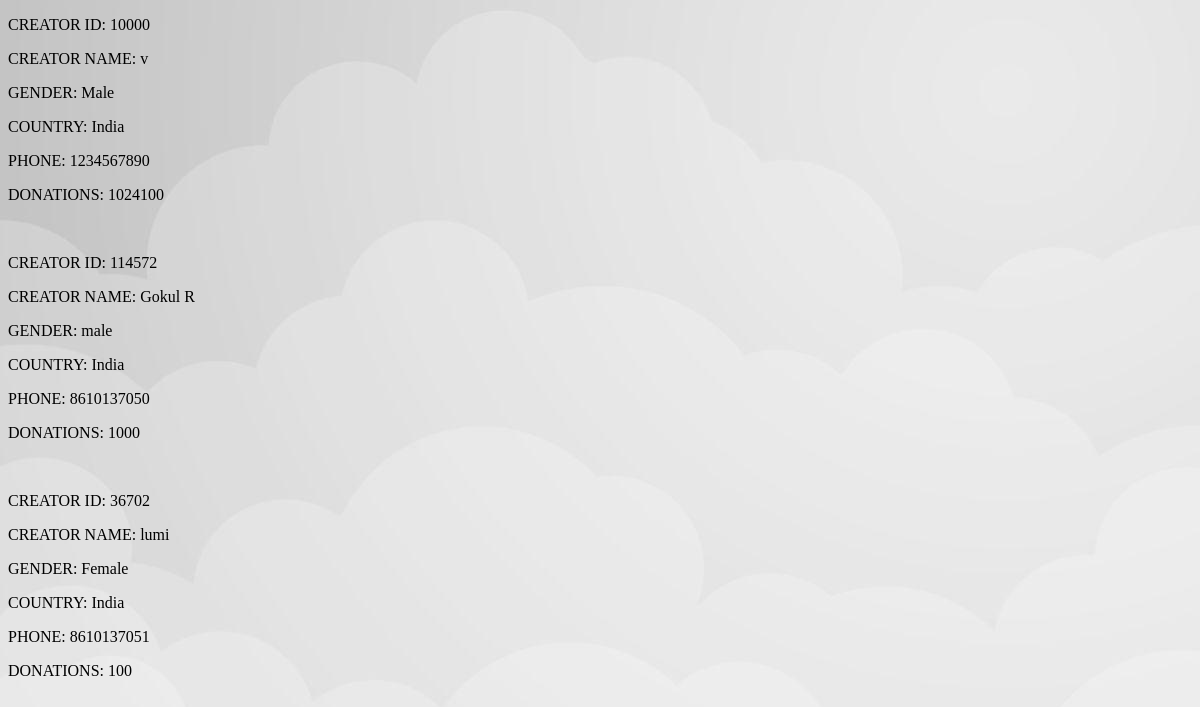
/view_creator.php, run on an earlier commit of the app's database.
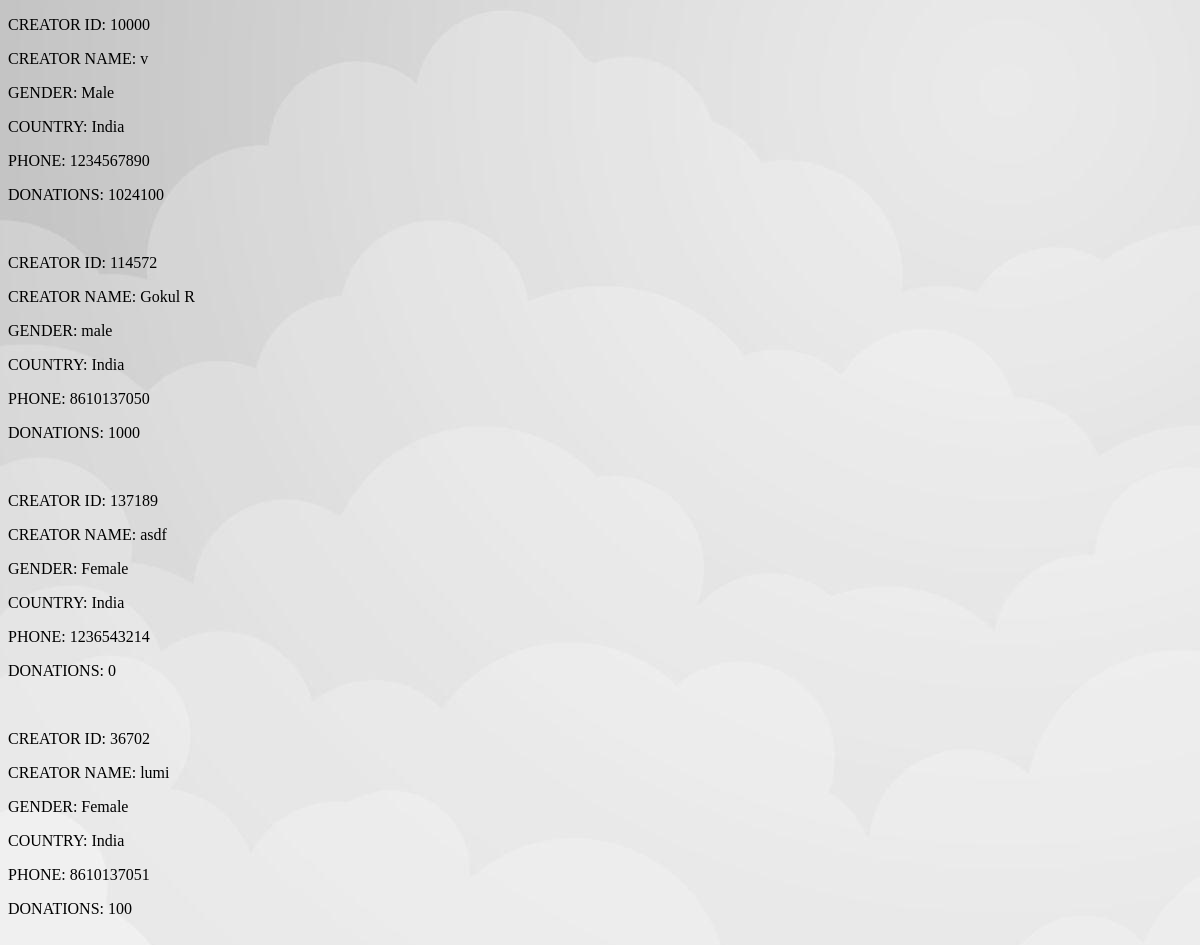
And on a later commit of the database.
### tables this page shows
CREATE TABLE IF NOT EXISTS `creator` (
  `cr_id` varchar(10) NOT NULL,
  `email` varchar(20) DEFAULT NULL,
  `password` varchar(10) NOT NULL,
  `cr_name` varchar(50) DEFAULT NULL,
  `gender` varchar(10) DEFAULT NULL,
  `country` varchar(50) DEFAULT NULL,
  `phone` varchar(50) DEFAULT NULL,
  `donations` varchar(10) DEFAULT NULL,
  PRIMARY KEY (`cr_id`),
  UNIQUE KEY `phone` (`phone`),
  UNIQUE KEY `email` (`email`)
);

### view_creator.php (the view, shortened to what this page needs)
<!DOCTYPE html>
<html>
<head>
</head>
<body>
	<?php
    $server="localhost";
    $un="root";
    $pwd="";
    $db="mov_gallery";
    $con=mysqli_connect($server,$un,$pwd,$db);
       $query = "SELECT * FROM creator";
       $result = mysqli_query($con, $query);
       if($result)
       {
       while($row = mysqli_fetch_array($result))
        {
          echo '
             <tr>
               <td>
                 <p>CREATOR ID: '.$row['cr_id'].'</p>
                 <p>CREATOR NAME: '.$row['cr_name'].'</p>
                </td>
             </tr>
                ';
          echo  "<p>GENDER: ".$row['gender']."</p>";
          echo  "<p>COUNTRY: ".$row['country']."</p>";
          echo  "<p>PHONE: ".$row['phone']."</p>";
          echo  "<p>DONATIONS: ".$row['donations']."</p>";
          echo "<br>";
         }
         }
         else
         {
          echo '<script>alert("NO DATA AVAILABLE! PLEASE ADD DETAILS")</script>';
         }
      ?>
</body>
</html>

### view_creator.php (style rules this page uses)
body { background-image: url('clou.jpeg'); }

What changed in the data, as far as the page shows it:
added creator: cr_id "137189", cr_name "asdf", gender "Female", country "India", phone "1236543214", donations "0"
